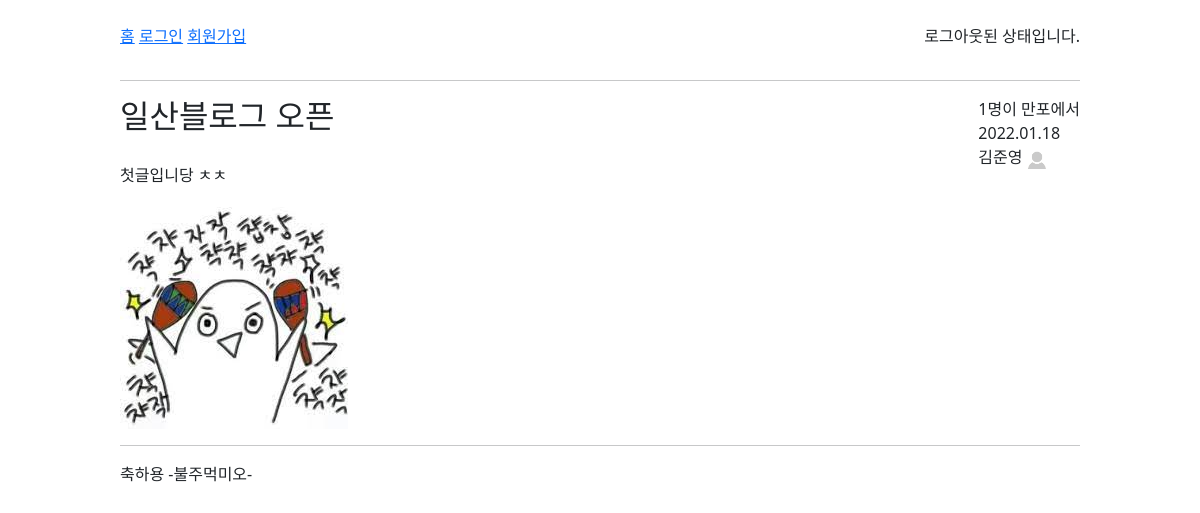
The app's page /posts/1/ with its own data.
### blog/models.py (models this page shows, shortened)
class Post(models.Model):
    title = models.CharField(max_length=50, unique=True, error_messages={'unique':'이미 있는 제목입니다'})
    content = models.TextField(validators=[MinLengthValidator(2, '2글자 이상 적어줘잉'), validate_symbols])
    place = models.CharField(max_length=50)
    MEMBER_CHOICES = [
        (1, "혼자"),
        (2, "둘이"),
        (3, "셋이"),
        (4, "넷"),
        (5, "다섯"),
        (6, "여섯"),
        (7, "일곱"),
        (8, "여덟"),
    ]
    member = models.IntegerField(choices=MEMBER_CHOICES, default=None)
    image1 = models.ImageField(blank=True, upload_to='pics')
    image2 = models.ImageField(blank=True, upload_to='pics')
    image3 = models.ImageField(blank=True, upload_to='pics')
    dt_created = models.DateTimeField(auto_now_add=True, verbose_name="Date Created")
    dt_modified = models.DateTimeField(auto_now=True, verbose_name="Date Modified")
    user = models.ForeignKey('blog.User', on_delete=models.CASCADE)

class User(AbstractUser):
    nickname = models.CharField(max_length=15, unique=True, null=True)
    name = models.CharField(max_length=10)

class Profile(models.Model):
    user = models.OneToOneField('blog.User', on_delete=models.CASCADE)
    intro = models.CharField(blank=True, max_length=60)
    address = models.CharField(max_length=100)
    army=models.CharField(max_length=50)
    profile_pic = models.ImageField(default='default_profile_pic.jpg', upload_to='profile_pics')

class Comment(models.Model):
    post = models.ForeignKey('blog.Post', on_delete=models.CASCADE) # post_id 필드 생성됨
    user = models.ForeignKey('User', on_delete=models.CASCADE)
    message = models.CharField(max_length=100)
    dt_created = models.DateTimeField(auto_now_add=True, verbose_name="Date Created")
    dt_modified = models.DateTimeField(auto_now=True, verbose_name="Date Modified")

### blog/views.py (the view)
# urls.py: path('posts/<int:post_id>/', views.post_detail, name='post-detail'),
def post_detail(request, post_id):
    post = Post.objects.get(id=post_id)
    comments = post.comment_set.all()
    if request.method=='POST':
        comment_form = CommentForm(request.POST)
        new_comment = comment_form.save()
        return redirect('post-detail', post_id=new_comment.post.id) # 안되면 post.id해보기
    else:
        comment_form = CommentForm()
        context = {'form':comment_form, 'post':post, 'comments':comments}
        return render(request, 'blog/post_detail.html', context)

### blog/templates/blog/post_detail.html (shortened to what this page needs)
{% extends './navbar.html' %}
{% load static %}
{% block css %}
    <link rel='stylesheet' href="{% static 'blog/css/base.css' %}?after">
    <link rel='stylesheet' href="{% static 'blog/css/post_detail.css' %}">
{% endblock css %}
{% block post_container %}
<div class='post-detail'>
    <div>
        <h2 class='post-detail-left'> {{ post.title }} </h2>
        <br>
        <div class='post-detail-left' style='margin-top:20px'> {{ post.content }} </div>
        {% if post.image1 %}
        <div class='image' style='margin-top:20px'> <img src="{{ post.image1.url }}"> </div>
        {% endif %}
    </div>
    <div>
        <div class='member'> {{ post.member }}명이 {{ post.place }}에서</div>
        <div class='dt_created'> {{ post.dt_created | date:"Y.m.d" }} </div>
        <div class='name'> {{ post.user.name }} <img style="width:20px; heigh:20px;" src="{{ post.user.profile.profile_pic.url }}"></div>
    </div>
</div>
<hr>
{% block comment %}
{% if comments %}
    {% for comment in comments %}
    <p> {{comment.message}}  -{{comment.user.nickname}}-
    </p>
    {% endfor %}
{% endif %}
{% endblock comment %}
{% endblock post_container %}

### blog/static/blog/css/base.css (style rules this page uses)
body { margin-left:10%; margin-right:10%; }

### blog/static/blog/css/post_detail.css (style rules this page uses)
.post-detail { display : flex; justify-content: space-between; }
.post-detail-left { display:inline-block; }

### records on screen
Post: title "일산블로그 오픈", content "첫글입니당 ㅊㅊ", image1 (picture), member "1", place "만포", dt_created "2022.01.18", user.name "김준영", user.profile.profile_pic (placeholder picture)
Comment: message "축하용", user.nickname "불주먹미오"
